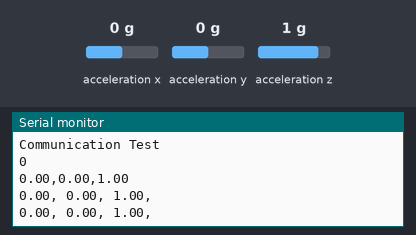
This sketch was run on a simulated Arduino Uno, built with avr-gcc and run on an emulated ATmega328P. On the bench: the last lines printed to the serial monitor. Wiring (inferred from the names in the program): ADXL345 accelerometer at I2C address 0x53. The test bench sets the inputs (shaded band); at power-on: acceleration x 0 g, acceleration y 0 g, acceleration z 1 g.

Above: at 1.2 s.
1.3 s: acceleration x set to -1.4 g
At 1.3 s:
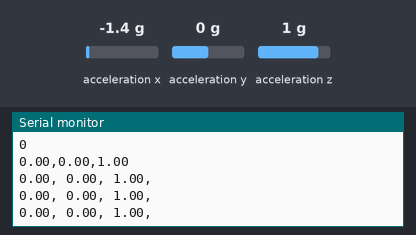
2.8 s: acceleration y set to -1.4 g
At 3.5 s:
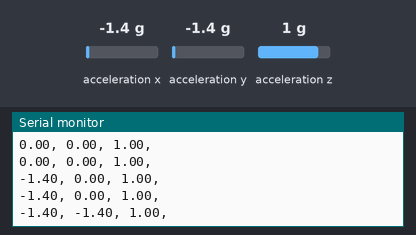
6.0 s: acceleration z set to -1.4 g
At 6.5 s:
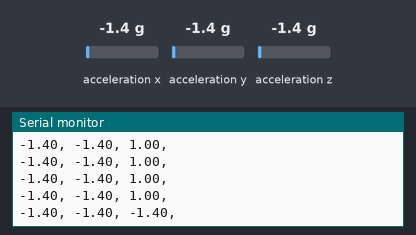

Measured:
- after the input at 2.8 s, the serial monitor: prints a new line after 0.23 s (image 2)
- after the input at 6.0 s, the serial monitor: prints a new line at once (image 3)

The sketch:

Receiver.ino
```cpp
#include <Wire.h>

//CALIBRATION AREA
#define xOffset 0
#define yOffset 0
#define zOffset 0
//END OF CALIBRATION

const int ADXL345 = 0x53; //I2C address
float values[3];
char str[70] = "";
String base = "";

void setup() {
  Serial.begin(9600);

  Wire.begin();

  //Set ADXL345 to Measuring Mode
  Serial.println("Read Test");
  Wire.beginTransmission(ADXL345);
  Serial.println(Wire.endTransmission());
  delay(10);

  Serial.println("Communication Test");
  Wire.beginTransmission(ADXL345);
  Wire.write(0x2D); //Access Power Register
  Wire.write(8); //Write for Measuring mode
  Serial.println(Wire.endTransmission());
  delay(10);

  //Erase this part if last parts print values outside from 0,0,0 or -1,-1,-1
  Wire.beginTransmission(ADXL345); //Access ADXL345
  Wire.write(0x32); //Access value registers
  Wire.endTransmission(false); //End connection while retaining access
  Wire.requestFrom(ADXL345, 6, true); //2 for each axis, therefore 6
  values[0] = readWire() + xOffset; //1st 2 Wire.read() is for X
  values[1] = readWire() + yOffset; //Next 2 Wire.read() is for Y
  values[2] = readWire() + zOffset; //Last 2 Wire.read() is for Z

  Serial.println(base + values[0] + "," + values[1] + "," + values[2]);
}

void loop() {
  Wire.beginTransmission(ADXL345); //Access ADXL345
  Wire.write(0x32); //Access value registers
  Wire.endTransmission(false); //End connection while retaining access
  Wire.requestFrom(ADXL345, 6, true); //2 for each axis, therefore 6
  values[0] = readWire() + xOffset; //1st 2 Wire.read() is for X
  values[1] = readWire() + yOffset; //Next 2 Wire.read() is for Y
  values[2] = readWire() + zOffset; //Last 2 Wire.read() is for Z

  memset(str, 0, sizeof(str)); //Clean serial String to ""
  for(int i = 0; i < 3; i++)
  {
    char value[8];
    dtostrf(values[i], -7, 2, value);
    trimCh(value);
    strcat(str, value);
    strcat(str, ", ");
  }
  Serial.println(str);
  delay(600);
}

//Reads the value from ADXL345
float readWire()
{
  //ADXL345 Accelerometer values are 10 bits but can only send 8 bits at a time
  //So 1st Wire.read() is for 1st 8 bits then 2nd Wire.read() is for last 2 bits
  float values = Wire.read() | Wire.read() << 8; //Use | to append both bits
  return values/256;
}

float trimCh(char *str)
{
  char *p = strchr(str, ' '); //Find 1st instance of space
  if(p) *p = 0; //Terminate
}
```
